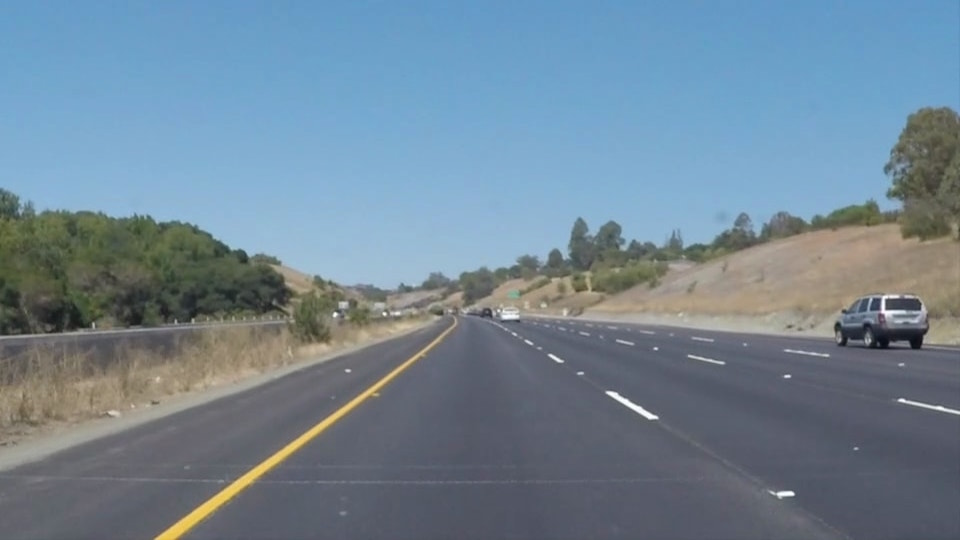
#> input picture CarND-LaneLines-P1/test_images/solidYellowCurve.jpg, 960 x 540 px, found by its file name; the run also reads 1 picture not shown here
$ jupyter execute --allow-errors P1.ipynb   (shell and % lines are left out)
#> lines starting #> are read from the running program, lines starting #| are printed output that depends on the picture; after the words box and inside, x2 and y2 are one past the last pixel; in counts of white or black regions, pixels touching at a corner belong together
# Self-Driving Car Engineer Nanodegree

## Project: **Finding Lane Lines on the Road**
***
In this project, you will use the tools you learned about in the lesson to identify lane lines on the road.  You can develop your pipeline on a series of individual images, and later apply the result to a video stream (really just a series of images). Check out the video clip "raw-lines-example.mp4" (also contained in this repository) to see what the output should look like after using the helper functions below.

Once you have a result that looks roughly like "raw-lines-example.mp4", you'll need to get creative and try to average and/or extrapolate the line segments you've detected to map out the full extent of the lane lines.  You can see an example of the result you're going for in the video "P1_example.mp4".  Ultimately, you would like to draw just one line for the left side of the lane, and one for the right.

In addition to implementing code, there is a brief writeup to complete. The writeup should be completed in a separate file, which can be either a markdown file or a pdf document. There is a [write up template](https://github.com/udacity/CarND-LaneLines-P1/blob/master/writeup_template.md) that can be used to guide the writing process. Completing both the code in the Ipython notebook and the writeup template will cover all of the [rubric points](https://review.udacity.com/#!/rubrics/322/view) for this project.

---
Let's have a look at our first image called 'test_images/solidWhiteRight.jpg'.  Run the 2 cells below (hit Shift-Enter or the "play" button above) to display the image.

**Note: If, at any point, you encounter frozen display windows or other confounding issues, you can always start again with a clean slate by going to the "Kernel" menu above and selecting "Restart & Clear Output".**

---

**The tools you have are color selection, region of interest selection, grayscaling, Gaussian smoothing, Canny Edge Detection and Hough Tranform line detection.  You  are also free to explore and try other techniques that were not presented in the lesson.  Your goal is piece together a pipeline to detect the line segments in the image, then average/extrapolate them and draw them onto the image for display (as below).  Once you have a working pipeline, try it out on the video stream below.**

---

<figure>

 <figcaption>
 <p></p>
 <p style="text-align: center;"> Your output should look something like this (above) after detecting line segments using the helper functions below </p>
 </figcaption>
</figure>
 <p></p>
<figure>

 <figcaption>
 <p></p>
 <p style="text-align: center;"> Your goal is to connect/average/extrapolate line segments to get output like this</p>
 </figcaption>
</figure>

**Run the cell below to import some packages.  If you get an `import error` for a package you've already installed, try changing your kernel (select the Kernel menu above --> Change Kernel).  Still have problems?  Try relaunching Jupyter Notebook from the terminal prompt.  Also, consult the forums for more troubleshooting tips.**

## Import Packages

[cell 1]
#importing some useful packages
import matplotlib.pyplot as plt
import matplotlib.image as mpimg
import numpy as np
import cv2

## Read in an Image

[cell 2]

#reading in an image
image = mpimg.imread('test_images/solidYellowCurve.jpg')
#> image is the input picture: shape (540, 960, 3); mean R, G, B 113, 133.4, 149
#printing out some stats and plotting
# print('This image is:', type(image), 'with dimensions:', image.shape)
plt.imshow(image)  # if you wanted to show a single color channel image called 'gray', for example, call as plt.imshow(gray, cmap='gray')
   # return image

## Ideas for Lane Detection Pipeline

**Some OpenCV functions (beyond those introduced in the lesson) that might be useful for this project are:**

`cv2.inRange()` for color selection
`cv2.fillPoly()` for regions selection
`cv2.line()` to draw lines on an image given endpoints
`cv2.addWeighted()` to coadd / overlay two images
`cv2.cvtColor()` to grayscale or change color
`cv2.imwrite()` to output images to file
`cv2.bitwise_and()` to apply a mask to an image

**Check out the OpenCV documentation to learn about these and discover even more awesome functionality!**

## Helper Functions

Below are some helper functions to help get you started. They should look familiar from the lesson!

[cell 3]
import math

def grayscale(img):
    """Applies the Grayscale transform
    This will return an image with only one color channel
    but NOTE: to see the returned image as grayscale
    (assuming your grayscaled image is called 'gray')
    you should call plt.imshow(gray, cmap='gray')"""
    return cv2.cvtColor(img, cv2.COLOR_RGB2GRAY)
    # Or use BGR2GRAY if you read an image with cv2.imread()
    # return cv2.cvtColor(img, cv2.COLOR_BGR2GRAY)

def canny(img, low_threshold, high_threshold):
    """Applies the Canny transform"""
    return cv2.Canny(img, low_threshold, high_threshold)

def gaussian_blur(img, kernel_size):
    """Applies a Gaussian Noise kernel"""
    return cv2.GaussianBlur(img, (kernel_size, kernel_size), 0)

def region_of_interest(img, vertices):
    """
    Applies an image mask.

    Only keeps the region of the image defined by the polygon
    formed from `vertices`. The rest of the image is set to black.
    `vertices` should be a numpy array of integer points.
    """
    #defining a blank mask to start with
    mask = np.zeros_like(img)

    #defining a 3 channel or 1 channel color to fill the mask with depending on the input image
    if len(img.shape) > 2:
        channel_count = img.shape[2]  # i.e. 3 or 4 depending on your image
        ignore_mask_color = (255,) * channel_count
    else:
        ignore_mask_color = 255

    #filling pixels inside the polygon defined by "vertices" with the fill color
    cv2.fillPoly(mask, vertices, ignore_mask_color)

    #returning the image only where mask pixels are nonzero
    masked_image = cv2.bitwise_and(img, mask)
    return masked_image


def draw_lines(img, lines, color=[255, 0, 0], thickness=4):
    """
    NOTE: this is the function you might want to use as a starting point once you want to
    average/extrapolate the line segments you detect to map out the full
    extent of the lane (going from the result shown in raw-lines-example.mp4
    to that shown in P1_example.mp4).

    Think about things like separating line segments by their
    slope ((y2-y1)/(x2-x1)) to decide which segments are part of the left
    line vs. the right line.  Then, you can average the position of each of
    the lines and extrapolate to the top and bottom of the lane.

    This function draws `lines` with `color` and `thickness`.
    Lines are drawn on the image inplace (mutates the image).
    If you want to make the lines semi-transparent, think about combining
    this function with the weighted_img() function below
    """
    for line in lines:
        for x1,y1,x2,y2 in line:
            cv2.line(img, (x1, y1), (x2, y2), color, thickness)

def extrapolate_lines(img, lines, color=[255,0,0], thickness=10):
    """
    This is the function which averages/extrapolates the line segments
    detected to map out the full extent of the lane (going from the
    result shown in raw-lines-example.mp4 to that shown in P1_example.mp4).

    Think about things like separating line segments by their
    slope ((y2-y1)/(x2-x1)) to decide which segments are part of the left
    line vs. the right line.  Then, you can average the position of each of
    the lines and extrapolate to the top and bottom of the lane.

    This function draws `lines` with `color` and `thickness`.
    Lines are drawn on the image inplace (mutates the image).
    If you want to make the lines semi-transparent, think about combining
    this function with the weighted_img() function below
    """
    min_abs_slope = 1.0
    max_abs_slope = 2.0

    x1_avg = [0,0]
    y1_avg = [0,0]
    x2_avg = [0,0]
    y_min = int(img.shape[0]*0.59)

    #arrays for ll:left lane and rl:right lane lines
    ll_x = []
    ll_y = []
    rl_x = []
    rl_y = []

    for line in lines:
        for x1,y1,x2,y2 in line:
            if(y2==y1):
                continue
            slope = ((x2-x1)/(y2-y1))
            if( ((np.abs(slope) < min_abs_slope)) or ((np.abs(slope) > max_abs_slope)) ) :
                continue
#             len = np.sqrt( (x2 - x1)**2 + (y2 - y1)**2)

            # save left lane coordinates
            if(slope<0):
                ll_x.append(x1)
                ll_x.append(x2)
                ll_y.append(y1)
                ll_y.append(y2)

            #save right lane coordinates
            elif(slope>0):
                rl_x.append(x1)
                rl_x.append(x2)
                rl_y.append(y1)
                rl_y.append(y2)

    #apply polyfit to generate averages line per lane using lane specific coordinates
    left_lane = np.polyfit(ll_y,ll_x,1)

    right_lane = np.polyfit(rl_y,rl_x,1)

    #calculate extreme coordinates of each lane using the slope-intercept generated from polyfit above
    y1_avg[0] = img.shape[0]
    y1_avg[1] = img.shape[0]

    x1_avg[0] = int(y1_avg[0]*left_lane[0]+left_lane[1])
    x1_avg[1] = int(y1_avg[1]*right_lane[0]+right_lane[1])

    x2_avg[0] = int(y_min*left_lane[0]+left_lane[1])
    x2_avg[1] = int(y_min*right_lane[0]+right_lane[1])

    #print('x1=',x1_avg,'x2=',x2_avg,'y1=',y1_avg,'y2=',y_min)

    #plot each lane with specified thickness and color in the blank image copy
    cv2.line(img, (x1_avg[0], y1_avg[0]), (x2_avg[0], y_min), color, thickness)
    cv2.line(img, (x1_avg[1], y1_avg[1]), (x2_avg[1], y_min), color, thickness)

    #print('average slopes -- left:',left_lane, slope_left,'   right:',right_lane, slope_right)

def hough_lines(image_shape, img, rho, theta, threshold, min_line_len, max_line_gap, ext):
    """
    `img` should be the output of a Canny transform.

    Returns an image with hough lines drawn.
    """
    line_img = np.zeros((img.shape[0], img.shape[1], image_shape), dtype=np.uint8)

    lines = cv2.HoughLinesP(img, rho, theta, threshold, np.array([]), minLineLength=min_line_len, maxLineGap=max_line_gap)
    if(ext):
        extrapolate_lines(line_img, lines)
    else:
        draw_lines(line_img, lines)
    return line_img

# Python 3 has support for cool math symbols.

def weighted_img(img, initial_img, α, β, γ):
    """
    `img` is the output of the hough_lines(), An image with lines drawn on it.
    Should be a blank image (all black) with lines drawn on it.

    `initial_img` should be the image before any processing.

    The result image is computed as follows:

    initial_img * α + img * β + γ
    NOTE: initial_img and img must be the same shape!
    """
    return cv2.addWeighted(initial_img, α, img, β, γ)

**Additional Helper Functions**

These are used for:

color_amp = to intensify/brighten the lane colors. Helps improve edge detection using Canny function later in the pipeline

color_mask = to mask out unwanted colors that might contribute in edge detection because of gradient. Helps mask out shadows, road patches etc..

**Check out the OpenCV documentation to learn about these and discover even more awesome functionality!**

[cell 4]
## This function creates a mask for colors to be anhanced/amplified for easier lane detection

def color_amp(image):
    # Use HSV to isolate yellow color
#     yellow = np.uint8([[[255,255,0 ]]])
#     hsv_yellow = cv2.cvtColor(yellow,cv2.COLOR_RGB2HSV)
#     print (hsv_yellow)

    # Convert RGB to HSV
    hsv = cv2.cvtColor(image, cv2.COLOR_RGB2HSV)

    # define range of yellow color in HSV
    lower_yellow = np.array([10,100,200])
    upper_yellow = np.array([40,255,255])

    # Threshold the HSV image to get only yellow colors
    mask_yellow = cv2.inRange(hsv, lower_yellow, upper_yellow)
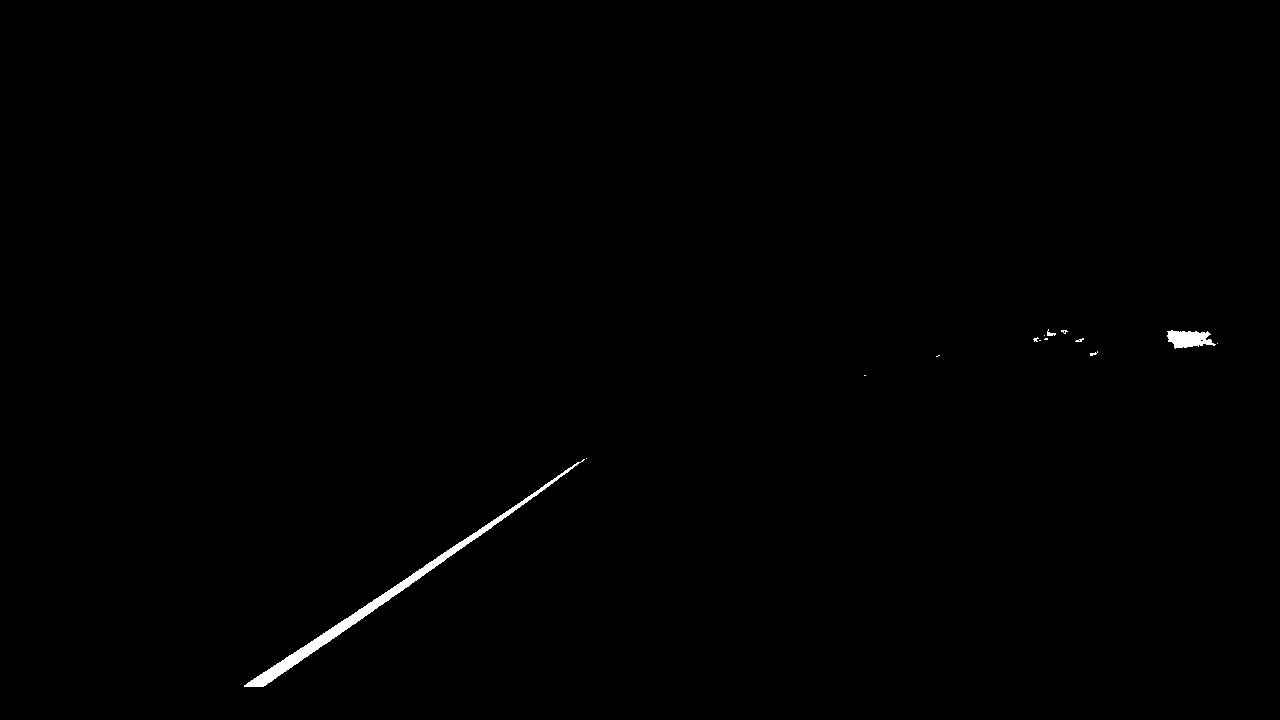
#> mask_yellow: shape (720, 1280); 0.4% white; 14 white regions (11 under 20 px), largest, box (x1, y1, x2, y2) and area: (244, 459, 585, 687) 2938, (1167, 330, 1216, 349) 616, (1047, 329, 1056, 336) 31
    mpimg.imsave('test_output/dynamic/pipe_yellow_mask.jpg', mask_yellow)

    # define range of white color in HSV
    lower_white = np.array([0,0,200])
    upper_white = np.array([255,30,255])

    # Threshold the HSV image to get only white colors
    mask_white = cv2.inRange(hsv, lower_white, upper_white)
    mpimg.imsave('test_output/dynamic/pipe_white_mask.jpg', mask_white)

    mask = cv2.bitwise_or(mask_yellow,mask_white)
    mpimg.imsave('test_output/dynamic/pipe0a.jpg', mask)

# [7 lines of commented-out code are left out]

    return mask

[cell 5]
## This function is intended to create a mask for colors to be ommitted for lane detections
## e.g. black or other dark patches

def color_mask(image):

    hsv = cv2.cvtColor(image, cv2.COLOR_RGB2HSV)

    # define range of dark colors in HSV
    lower = np.array([0,0,155])
    upper = np.array([255,255,255])

    # Threshold the HSV image to get only white colors
    mask_dark = cv2.inRange(hsv, lower, upper)
    mpimg.imsave('test_output/dynamic/pipe0b.jpg', mask_dark)

    return mask_dark

## Test Images

Build your pipeline to work on the images in the directory "test_images"
**You should make sure your pipeline works well on these images before you try the videos.**

[cell 6]
import os
files = os.listdir("test_images/")

## Build a Lane Finding Pipeline

Build the pipeline and run your solution on all test_images. Make copies into the `test_images_output` directory, and you can use the images in your writeup report.

Try tuning the various parameters, especially the low and high Canny thresholds as well as the Hough lines parameters.

## Wrapper Functions

These functions are used for calling 'Helper Functions' with approproate arguments and for saving each stage dynamic output

[cell 7]
# Pipeline that will draw lane lines on the test_images
def convert2gray(image):
    gray = grayscale(image)
    #print('This image is in grayscale:', type(gray), 'with dimensions:', gray.shape)
    #save grayscale image
    mpimg.imsave('test_output/dynamic/pipe1a.jpg', gray, cmap='gray')
    return gray

[cell 8]
def gauss_filter(gray):
    # Define a kernel size and apply Gaussian smoothing
    kernel_size = 5
    blur_gray = gaussian_blur(gray, kernel_size)

    #save smoothened image
    mpimg.imsave('test_output/dynamic/pipe2.jpg', blur_gray, cmap='gray')
    return blur_gray

[cell 9]
def edge_detection(blur_gray):
    # Define parameters for Canny and apply
    low_threshold = 50
    high_threshold = 150
    edges = canny(blur_gray, low_threshold, high_threshold)
    mpimg.imsave('test_output/dynamic/pipe3.jpg', edges, cmap='Greys_r')
    return edges

[cell 10]
def draw_roi(image,edges):
    #Define the vertices of a polygon covering the region of interest
    imgshape = image.shape
    y_min = int(imgshape[0]*0.58)
    xmax_lt = int(imgshape[1]*0.48)
    xmin_rt = int(imgshape[1]*0.52)
    vertices = np.array([[(0,imgshape[0]),(xmax_lt,y_min), (xmin_rt,y_min), (imgshape[1],imgshape[0])]], dtype=np.int32)
    masked_edges = region_of_interest(edges, vertices)

    img_cpy = np.copy(image) # creating a copy of original image to draw region of interest

    #Draw out region of interest perimeter on original image
    cv2.polylines(img_cpy,vertices,True,(0,0,255),4)
    mpimg.imsave('test_output/dynamic/pipe5.jpg', img_cpy)
    mpimg.imsave('test_output/dynamic/pipe6.jpg', masked_edges)
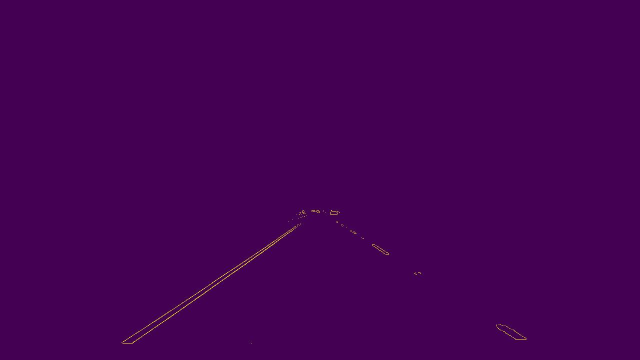
#> saved as pipe6.jpg: shape (720, 1280, 3) (shown at 1/2 size); mean R, G, B 68.2, 0.4, 82.9
    return masked_edges, img_cpy

[cell 11]
def draw_lanelines(image, masked_edges, ext,α,β,γ):
    # Define Hough parameters and apply transformation for lane detection
    # Make a blank the same size as our image to draw on
    rho = 1 # distance resolution in pixels of the Hough grid
    theta = np.pi/180 # angular resolution in radians of the Hough grid
    threshold = 20     # minimum number of votes (intersections in Hough grid cell)
    min_line_len = 6   # minimum number of pixels making up a line
    max_line_gap = 2    # maximum gap in pixels between connectable line segments

    line_image = hough_lines(image.shape[2],masked_edges, rho, theta, threshold, min_line_len, max_line_gap,ext)
#> in hough_lines, `lines = cv2.HoughLinesP(img, rho, theta, threshold, np.array([]), minL..`: lines = 16 rows, first 6: [310, 642, 574, 464], [264, 686, 548, 487], [247, 683, 337, 623], [749, 489, 776, 507], [531, 498, 593, 454], [1029, 662, 1053, 677]
#> the loop in draw_lines, `for line in lines:` made 16 passes

    line_img = np.zeros_like(image)

    # overlay the lane lines over the original image with some transparency
    weighted_image = weighted_img(line_image, image, α, β, γ)
    if(ext):
        mpimg.imsave('test_output/dynamic/pipe8.jpg', weighted_image)
    else:
        mpimg.imsave('test_output/dynamic/pipe7.jpg', weighted_image)

    return weighted_image

## ****** Image Processing Pipeline ******

[cell 12]
## Use this pipeline for video processing
def image_pipe(image, log):

    color_threshold = color_amp(image)
    if(log):
        mpimg.imsave('test_output/test_images/output_pipe0a_'+file,color_threshold)

    mask= color_mask(image)
    if(log):
        mpimg.imsave('test_output/test_images/output_pipe0b_'+file,color_threshold)

    gray = convert2gray(image)
    if(log):
        mpimg.imsave('test_output/test_images/output_pipe1a_'+file,gray, cmap='gray')

    gray = cv2.bitwise_or(gray,color_threshold)
    if(log):
        mpimg.imsave('test_output/test_images/output_pipe1b_'+file,gray, cmap='gray')

    blur_gray = gauss_filter(gray)
    if(log):
        mpimg.imsave('test_output/test_images/output_pipe2_'+file,blur_gray, cmap='gray')

    edges = edge_detection(blur_gray)
    if(log):
        mpimg.imsave('test_output/test_images/output_pipe3_'+file,edges, cmap='Greys_r')

    edges = cv2.bitwise_and(edges,mask)
    if(log):
        mpimg.imsave('test_output/test_images/output_pipe4_'+file,edges, cmap='Greys_r')

    masked_edges, roi = draw_roi(image,edges)
    if(log):
        mpimg.imsave('test_output/test_images/output_pipe5_'+file,roi)
        mpimg.imsave('test_output/test_images/output_pipe6_'+file,masked_edges)

    result_seg = draw_lanelines(image, masked_edges, False, 1.0, 1.0, 0.0)
    if(log):
        mpimg.imsave('test_output/test_images/output_pipe7_'+file,result_seg)

    result = draw_lanelines(image, masked_edges, True, 1.0, 1.0, 0.0)
#> call 2 of draw_lanelines, with ext = True, α = 1, β = 1, γ = 0
#> the loop in extrapolate_lines, `for line in lines:` made 16 passes
#> after the loop in extrapolate_lines, `for line in lines:`: ll_x = [310, 574, 264, 548, 247, 337, 531, 593, 296, 384, 469, 540, 333, 378, 557, 590]; ll_y = [642, 464, 686, 487, 683, 623, 498, 454, 651, 592, 536, 488, 639, 607, 475, 453]; rl_x = [749, 776, 1029, 1053, 1005, 1031, 745, 771, 747, 756, 701, 710]; rl_y = [489, 507, 662, 677, 661, 678, 491, 508, 492, 498, 461, 467]
#> in extrapolate_lines, `left_lane = np.polyfit(ll_y,ll_x,1)`: left_lane = [-1.46, 1253.8]
#> in extrapolate_lines, `right_lane = np.polyfit(rl_y,rl_x,1)`: right_lane = [1.58, -28.3]
#> in draw_lanelines (call 2), `mpimg.imsave('test_output/dynamic/pipe8.jpg', weighted_image)`:
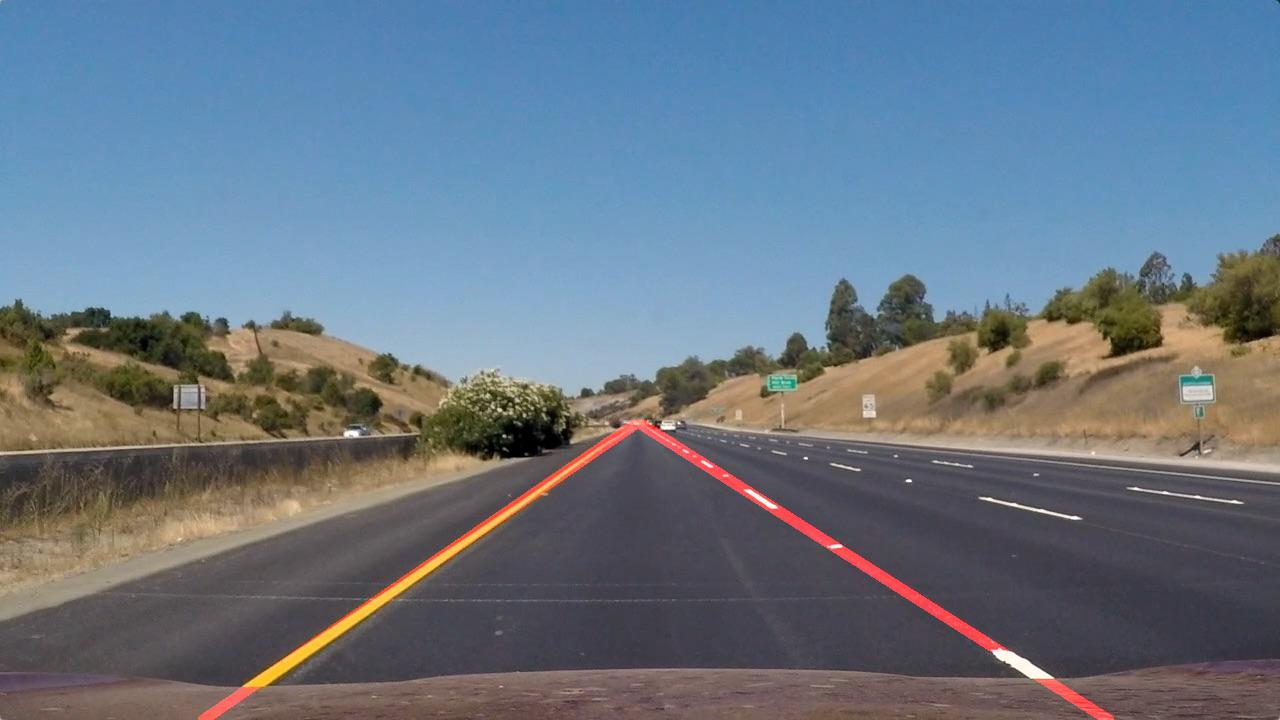
#> saved as pipe8.jpg: shape (720, 1280, 3); mean R, G, B 104.6, 117.7, 131.3
    if(log):
        mpimg.imsave('test_output/test_images/output_pipe8_'+file,result)

    return color_threshold, mask, gray, blur_gray, edges, roi, masked_edges, result_seg, result

## Test on Images

[cell 13]
for file in files:
    if file[0:6] != "output":
        image = mpimg.imread('test_images/'+file)
#         print('This image is:', type(image), 'with dimensions:', image.shape)

        color_threshold, mask, gray, blur_gray, edges, roi, masked_edges, result_seg, result = image_pipe(image, True)

        f = plt.figure(figsize=(20,10))

        f.add_subplot(2, 4, 1)
        plt.imshow(np.asarray(color_threshold))

        f.add_subplot(2, 4, 2)
        plt.imshow(np.asarray(mask))

        f.add_subplot(2, 4, 3)
        plt.imshow(np.asarray(gray))

        f.add_subplot(2, 4, 4)
        plt.imshow(np.asarray(edges))

        f.add_subplot(1, 4, 1)
        plt.imshow(np.asarray(roi))

        f.add_subplot(1, 4, 2)
        plt.imshow(np.asarray(masked_edges))

        f.add_subplot(1, 4, 3)
        plt.imshow(np.asarray(result_seg))

        f.add_subplot(1, 4, 4)
        plt.imshow(np.asarray(result))
